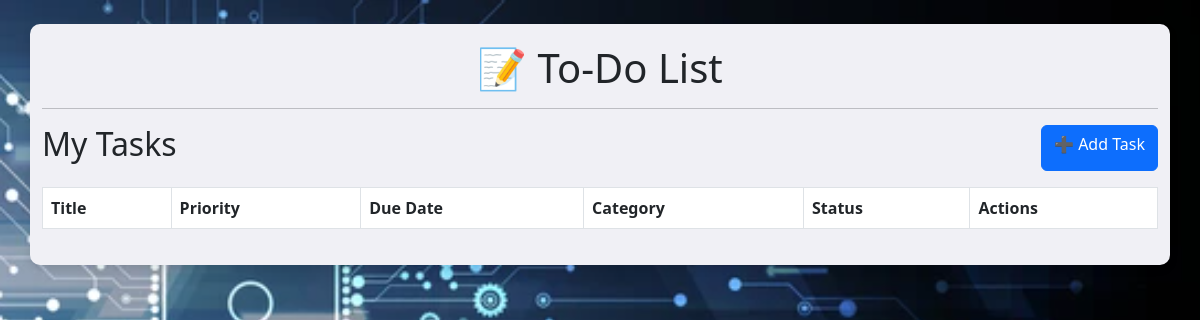
Before: / with the older database file.
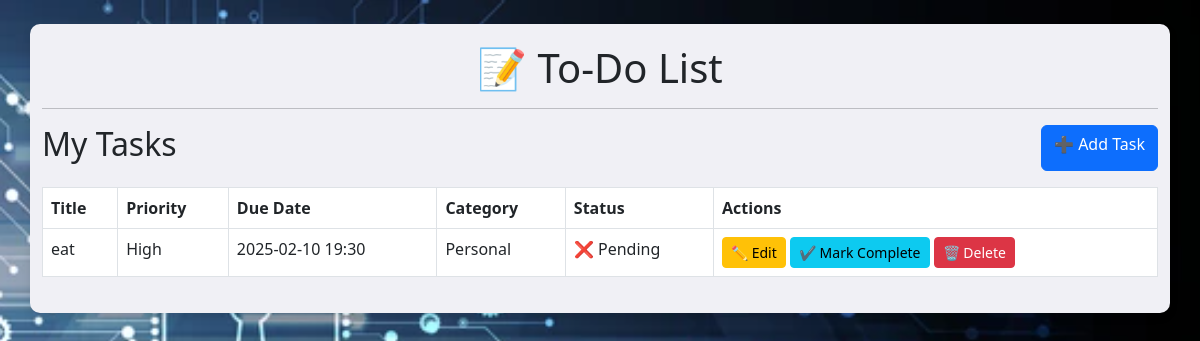
After: the same page with the newer database file.
### todo_app/models.py (models this page shows, shortened)
class Task(models.Model):
    PRIORITY_CHOICES = [
        ('Low', 'Low'),
        ('Medium', 'Medium'),
        ('High', 'High'),
    ]
    CATEGORY_CHOICES = [
        ('Work', 'Work'),
        ('Personal', 'Personal'),
        ('Shopping', 'Shopping'),
        ('Others', 'Others'),
    ]
    title = models.CharField(max_length=255)
    description = models.TextField(blank=True, null=True)
    due_date = models.DateTimeField(null=True, blank=True)
    priority = models.CharField(max_length=10, choices=PRIORITY_CHOICES, default='Medium')
    category = models.CharField(max_length=20, choices=CATEGORY_CHOICES, default='Others')
    is_completed = models.BooleanField(default=False)
    created_at = models.DateTimeField(auto_now_add=True)
    updated_at = models.DateTimeField(auto_now=True)
    recurring = models.BooleanField(default=False)  # For recurring tasks

### todo_app/views.py (the view)
# urls.py: path('', views.task_list, name='task_list'),  # Show all tasks
def task_list(request):
    tasks = Task.objects.all().order_by('due_date')
    return render(request, 'task_list.html', {'tasks': tasks})

### todo_app/templates/task_list.html
{% extends 'base.html' %}
{% block content %}
<div class="d-flex justify-content-between mb-3">
    <h2>My Tasks</h2>
    <a href="{% url 'add_task' %}" class="btn btn-primary">➕ Add Task</a>
</div>
<table class="table table-bordered">
    <thead>
        <tr>
            <th>Title</th>
            <th>Priority</th>
            <th>Due Date</th>
            <th>Category</th>
            <th>Status</th>
            <th>Actions</th>
        </tr>
    </thead>
    <tbody>
        {% for task in tasks %}
        <tr>
            <td>{{ task.title }}</td>
            <td>{{ task.priority }}</td>
            <td>{{ task.due_date|date:"Y-m-d H:i" }}</td>
            <td>{{ task.category }}</td>
            <td>
                {% if task.is_completed %}
                    ✅ Completed
                {% else %}
                    ❌ Pending
                {% endif %}
            </td>
            <td>
                <a href="{% url 'edit_task' task.id %}" class="btn btn-warning btn-sm">✏️ Edit</a>
                <a href="{% url 'toggle_task' task.id %}" class="btn btn-info btn-sm">
                    {% if task.is_completed %}↩️ Mark Incomplete{% else %}✔️ Mark Complete{% endif %}
                </a>
                <a href="{% url 'delete_task' task.id %}" class="btn btn-danger btn-sm">🗑️ Delete</a>
            </td>
        </tr>
        {% endfor %}
    </tbody>
</table>
{% endblock %}

### todo_app/templates/base.html (shortened to what this page needs)
<!DOCTYPE html>
<html lang="en">
<head>
    {% load static %}
<link rel="stylesheet" type="text/css" href="{% static 'css/style.css' %}">
    <link rel="stylesheet" href="https://cdn.jsdelivr.net/npm/bootstrap@5.3.0/dist/css/bootstrap.min.css">
</head>
<body>
    <div class="container mt-4">
        <h1 class="text-center">📝 To-Do List</h1>
        <hr>
        {% block content %}{% endblock %}
    </div>
</body>
</html>

### todo_app/static/css/style.css (style rules this page uses)
body { background-image: url("../img/background.jpeg"); background-color: #e8eaf6; color: #444; font-family: 'Arial', sans-serif; margin: 0; padding: 0; }
.container { max-width: 800px; margin: 20px auto; padding: 20px; background-color: #f0f0f5; border-radius: 10px; box-shadow: 0px 4px 8px rgba(0, 0, 0, 0.1); }
h1, h2, h3 { color: #555; }

Changed rows visible on the page:
added Task: title "eat", priority "High", due_date "2025-02-10 19:30", category "Personal", is_completed "❌ Pending"
